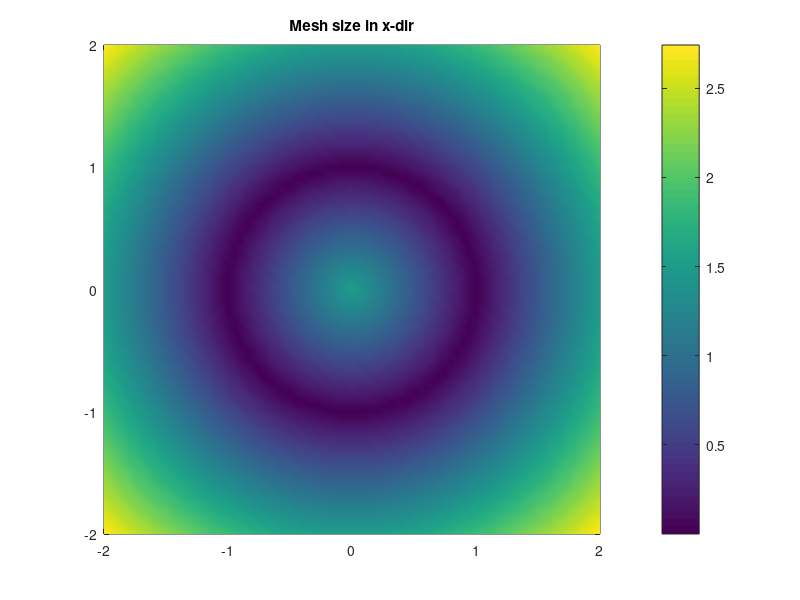
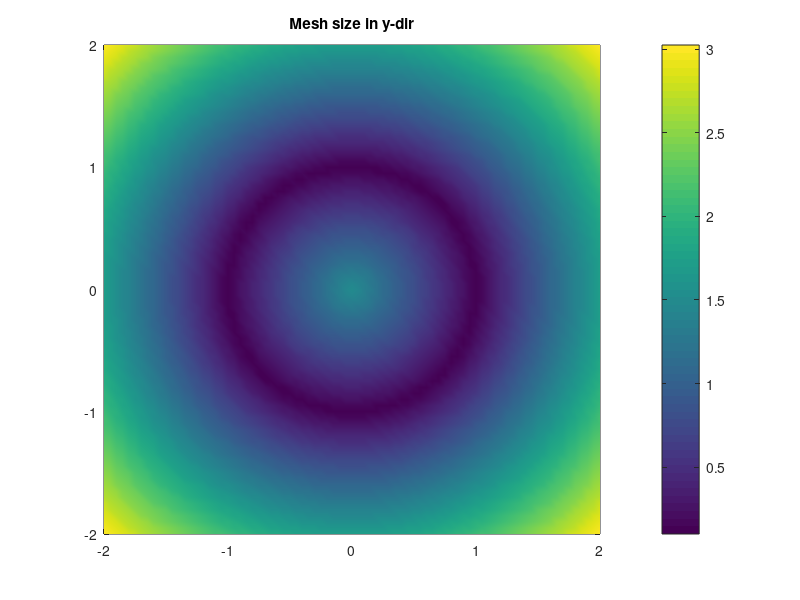
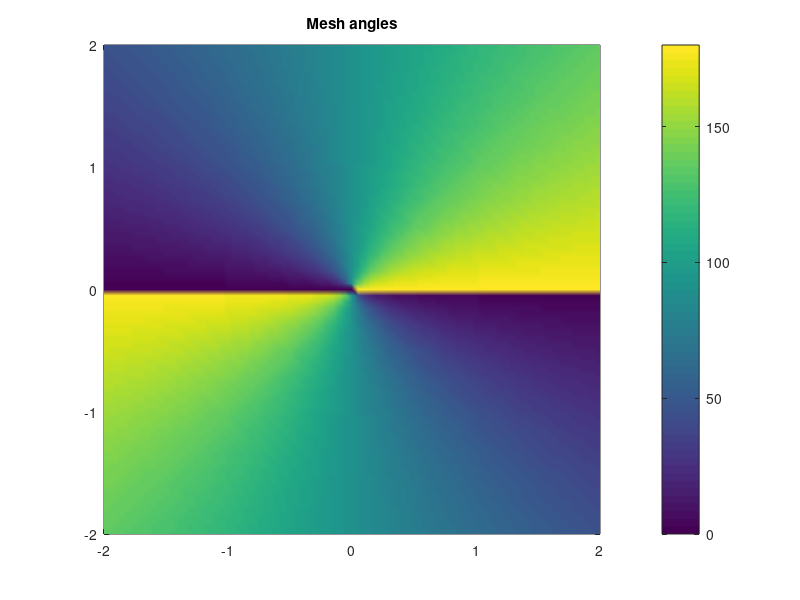

Write the MATLAB code that produced these figures, in order.
clearvars; close all; clc; 

%%
dx =0.05; 
[xg,yg]=meshgrid(-2.0:dx:2.0,-2.0:dx:2.0);
x0y0(1) = min(xg(:)); 
x0y0(2) = min(yg(:)); 

nrows = size(xg,1) ; 
ncols = size(xg,2) ; 

PSLG = [min(xg(:)),max(yg(:))
        max(xg(:)),max(yg(:)) 
        max(xg(:)),min(yg(:))
        min(xg(:)),min(yg(:))
        min(xg(:)),max(yg(:))]; 
    
%hold on; plot(PSLG(:,1),PSLG(:,2),'k-','linewi',2) ;

fid = fopen('PSLG.txt','w') ;
fprintf(fid,'%d %d\n',length(PSLG),2) ; 
for i = 1 : length(PSLG) 
   fprintf(fid,'%f %f \n',PSLG(i,1),PSLG(i,2)) ;
end

%% MESH SIZE IN X-DIRECTION 
szx = 0.0005 + 1.5*abs(1-(xg.^2  + yg.^2 ).^0.5);  
szy = 0.1*(xg.^2 + yg.^2).^0.5 + 1.5*abs(1-(xg.^2  + yg.^2 ).^0.5);  
% szy = zeros(nrows,ncols)+dx ; 
% elong =10; 
% grade =3; 
% 
% x=-1:dx:1; 
% %x=y.^2 ;
% y=linspace(-1.0,1.0,length(x)); 
% line = [x',y'];
% testset = [xg(:),yg(:)];
% [~, dist] = ourKNNsearch(line',testset',1) ;
% dist = reshape(dist,nrows,ncols); 
% 
% szx = elong*dx - dist*grade ;
% szx(szx < dx) = dx ; 

%szy = dx + dist*grade; 
%szy(szy > elong*dx) = elong*dx; 

figure;
pcolor(xg,yg,szx);
shading interp
title('Mesh size in x-dir') ; 
colorbar

figure;
pcolor(xg,yg,szy); 
shading interp
title('Mesh size in y-dir') ; 
colorbar

fid = fopen('MeshSizeXdir.txt','w') ; 
fprintf(fid,'%d %d %f %f %f\n',nrows,ncols,dx,x0y0(1),x0y0(2)) ; 
for i = 1 : ncols
    for j = 1 : nrows
       fprintf(fid,'%f ', szx(j,i)) ; 
    end
    fprintf(fid,'\n') ; 
end
fclose(fid) ;

%% MESH SIZE IN Y-DIR
fid = fopen('MeshSizeYdir.txt','w') ;
fprintf(fid,'%d %d %f %f %f\n',nrows,ncols,dx,x0y0(1),x0y0(2)) ;
for i = 1 : ncols
    for j = 1 : nrows
        fprintf(fid,'%f ',szy(j,i));
    end
    fprintf(fid,'\n') ;
end
fclose(fid) ;
%% ANGLE OF ELONGATION (in radians) 
fid = fopen('Angles.txt','w') ;
fprintf(fid,'%d %d %f %f %f\n',nrows,ncols,dx,x0y0(1),x0y0(2)) ;

angles = zeros(nrows,ncols) ;

for i = 1 : ncols
    for j = 1 : nrows
        angles(j,i)  = atand(xg(j,i)/yg(j,i)) + 90  ;
    end
end
angles(isnan(angles))=0.0; 
for i = 1 : ncols
    for j = 1 :  nrows
        fprintf(fid,'%f ',angles(j,i)*(pi/180.0));
    end
    fprintf(fid,'\n') ;
end
fclose(fid) ;

figure;
pcolor(xg,yg,angles); 
shading interp
title('Mesh angles') ; 
colorbar
